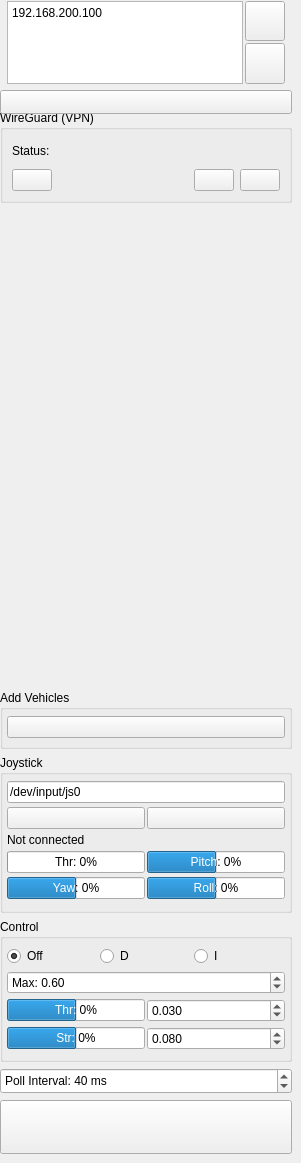
      <widget class="QWidget" name="ConTab">
       <property name="sizePolicy">
        <sizepolicy hsizetype="MinimumExpanding" vsizetype="Preferred">
         <horstretch>0</horstretch>
         <verstretch>0</verstretch>
        </sizepolicy>
       </property>
       <attribute name="title">
        <string>Page</string>
       </attribute>
       <widget class="QPushButton" name="stopButton">
        <property name="geometry">
         <rect>
          <x>0</x>
          <y>1100</y>
          <width>292</width>
          <height>54</height>
         </rect>
        </property>
        <property name="minimumSize">
         <size>
          <width>0</width>
          <height>50</height>
         </size>
        </property>
        <property name="font">
         <font>
          <pointsize>15</pointsize>
          <weight>75</weight>
          <bold>true</bold>
         </font>
        </property>
        <property name="toolTip">
         <string>Stop all cars</string>
        </property>
        <property name="text">
         <string/>
        </property>
        <property name="icon">
         <iconset resource="resources.qrc">
          <normaloff>:/models/Icons/Stop Sign-96.png</normaloff>:/models/Icons/Stop Sign-96.png</iconset>
        </property>
        <property name="iconSize">
         <size>
          <width>48</width>
          <height>48</height>
         </size>
        </property>
       </widget>
       <widget class="QGroupBox" name="groupBox_3">
        <property name="geometry">
         <rect>
          <x>0</x>
          <y>919</y>
          <width>292</width>
          <height>143</height>
         </rect>
        </property>
        <property name="sizePolicy">
         <sizepolicy hsizetype="MinimumExpanding" vsizetype="MinimumExpanding">
          <horstretch>0</horstretch>
          <verstretch>0</verstretch>
         </sizepolicy>
        </property>
        <property name="maximumSize">
         <size>
          <width>16777215</width>
          <height>16777215</height>
         </size>
        </property>
        <property name="title">
         <string>Control</string>
        </property>
        <layout class="QGridLayout" name="gridLayout_3">
         <property name="leftMargin">
          <number>4</number>
         </property>
         <property name="topMargin">
          <number>4</number>
         </property>
         <property name="rightMargin">
          <number>4</number>
         </property>
         <property name="bottomMargin">
          <number>4</number>
         </property>
         <property name="spacing">
          <number>2</number>
         </property>
         <item row="2" column="0">
          <widget class="QProgressBar" name="throttleBar">
           <property name="sizePolicy">
            <sizepolicy hsizetype="Expanding" vsizetype="Fixed">
             <horstretch>0</horstretch>
             <verstretch>0</verstretch>
            </sizepolicy>
           </property>
           <property name="minimum">
            <number>-100</number>
           </property>
           <property name="value">
            <number>0</number>
           </property>
           <property name="format">
            <string>Thr: %v%</string>
           </property>
          </widget>
         </item>
         <item row="3" column="0">
          <widget class="QProgressBar" name="steeringBar">
           <property name="sizePolicy">
            <sizepolicy hsizetype="Expanding" vsizetype="Fixed">
             <horstretch>0</horstretch>
             <verstretch>0</verstretch>
            </sizepolicy>
           </property>
           <property name="minimum">
            <number>-100</number>
           </property>
           <property name="value">
            <number>0</number>
           </property>
           <property name="format">
            <string>Str: %v%</string>
           </property>
          </widget>
         </item>
         <item row="0" column="0" colspan="2">
          <layout class="QHBoxLayout" name="horizontalLayout_6">
           <item>
            <widget class="QRadioButton" name="throttleOffButton">
             <property name="text">
              <string>Off</string>
             </property>
             <property name="checked">
              <bool>true</bool>
             </property>
            </widget>
           </item>
           <item>
            <widget class="QRadioButton" name="throttleDutyButton">
             <property name="text">
              <string>D</string>
             </property>
             <property name="checked">
              <bool>false</bool>
             </property>
            </widget>
           </item>
           <item>
            <widget class="QRadioButton" name="throttleCurrentButton">
             <property name="text">
              <string>I</string>
             </property>
            </widget>
           </item>
          </layout>
         </item>
         <item row="1" column="0" colspan="2">
          <widget class="QDoubleSpinBox" name="throttleMaxBox">
           <property name="sizePolicy">
            <sizepolicy hsizetype="Expanding" vsizetype="Fixed">
             <horstretch>0</horstretch>
             <verstretch>0</verstretch>
            </sizepolicy>
           </property>
           <property name="prefix">
            <string>Max: </string>
           </property>
           <property name="maximum">
            <double>1.000000000000000</double>
           </property>
           <property name="singleStep">
            <double>0.010000000000000</double>
           </property>
           <property name="value">
            <double>0.600000000000000</double>
           </property>
          </widget>
         </item>
         <item row="2" column="1">
          <widget class="QDoubleSpinBox" name="throttleGainBox">
           <property name="sizePolicy">
            <sizepolicy hsizetype="Expanding" vsizetype="Fixed">
             <horstretch>0</horstretch>
             <verstretch>0</verstretch>
            </sizepolicy>
           </property>
           <property name="toolTip">
            <string>Keyboard gain</string>
           </property>
           <property name="prefix">
            <string/>
           </property>
           <property name="decimals">
            <number>3</number>
           </property>
           <property name="singleStep">
            <double>0.005000000000000</double>
           </property>
           <property name="value">
            <double>0.030000000000000</double>
           </property>
          </widget>
         </item>
         <item row="3" column="1">
          <widget class="QDoubleSpinBox" name="steeringGainBox">
           <property name="sizePolicy">
            <sizepolicy hsizetype="Expanding" vsizetype="Fixed">
             <horstretch>0</horstretch>
             <verstretch>0</verstretch>
            </sizepolicy>
           </property>
           <property name="toolTip">
            <string>Keyboard gain</string>
           </property>
           <property name="prefix">
            <string/>
           </property>
           <property name="decimals">
            <number>3</number>
           </property>
           <property name="singleStep">
            <double>0.005000000000000</double>
           </property>
           <property name="value">
            <double>0.080000000000000</double>
           </property>
          </widget>
         </item>
        </layout>
       </widget>
       <widget class="QGroupBox" name="wgGroupBox">
        <property name="geometry">
         <rect>
          <x>0</x>
          <y>110</y>
          <width>292</width>
          <height>93</height>
         </rect>
        </property>
        <property name="sizePolicy">
         <sizepolicy hsizetype="MinimumExpanding" vsizetype="MinimumExpanding">
          <horstretch>0</horstretch>
          <verstretch>0</verstretch>
         </sizepolicy>
        </property>
        <property name="title">
         <string>WireGuard (VPN)</string>
        </property>
        <layout class="QVBoxLayout" name="verticalLayout_31">
         <item>
          <widget class="QLabel" name="wgStatusLabel">
           <property name="sizePolicy">
            <sizepolicy hsizetype="MinimumExpanding" vsizetype="Preferred">
             <horstretch>0</horstretch>
             <verstretch>0</verstretch>
            </sizepolicy>
           </property>
           <property name="text">
            <string>Status:</string>
           </property>
          </widget>
         </item>
         <item>
          <layout class="QHBoxLayout" name="horizontalLayout_18">
           <item>
            <widget class="QPushButton" name="WgSettingsPushButton">
             <property name="text">
              <string/>
             </property>
             <property name="icon">
              <iconset resource="resources.qrc">
               <normaloff>:/models/Icons/Settings-96.png</normaloff>:/models/Icons/Settings-96.png</iconset>
             </property>
            </widget>
           </item>
           <item>
            <spacer name="horizontalSpacer">
             <property name="orientation">
              <enum>Qt::Horizontal</enum>
             </property>
             <property name="sizeHint" stdset="0">
              <size>
               <width>40</width>
               <height>20</height>
              </size>
             </property>
            </spacer>
           </item>
           <item>
            <widget class="QPushButton" name="WgConnectPushButton">
             <property name="enabled">
              <bool>true</bool>
             </property>
             <property name="text">
              <string/>
             </property>
             <property name="icon">
              <iconset resource="resources.qrc">
               <normaloff>:/models/Icons/Connected-96.png</normaloff>:/models/Icons/Connected-96.png</iconset>
             </property>
            </widget>
           </item>
           <item>
            <widget class="QPushButton" name="WgDisconnectPushButton">
             <property name="enabled">
              <bool>true</bool>
             </property>
             <property name="text">
              <string/>
             </property>
             <property name="icon">
              <iconset resource="resources.qrc">
               <normaloff>:/models/Icons/Disconnected-96.png</normaloff>:/models/Icons/Disconnected-96.png</iconset>
             </property>
            </widget>
           </item>
          </layout>
         </item>
        </layout>
       </widget>
       <widget class="QSpinBox" name="pollIntervalBox">
        <property name="geometry">
         <rect>
          <x>0</x>
          <y>1068</y>
          <width>292</width>
          <height>26</height>
         </rect>
        </property>
        <property name="toolTip">
         <string>Interval at which the car status is polled.</string>
        </property>
        <property name="suffix">
         <string> ms</string>
        </property>
        <property name="prefix">
         <string>Poll Interval: </string>
        </property>
        <property name="minimum">
         <number>20</number>
        </property>
        <property name="maximum">
         <number>1000</number>
        </property>
        <property name="value">
         <number>40</number>
        </property>
       </widget>
       <widget class="QWidget" name="">
        <property name="geometry">
         <rect>
          <x>2</x>
          <y>-4</y>
          <width>288</width>
          <height>93</height>
         </rect>
        </property>
        <layout class="QGridLayout" name="gridLayout_8">
         <property name="sizeConstraint">
          <enum>QLayout::SetMinimumSize</enum>
         </property>
         <property name="leftMargin">
          <number>5</number>
         </property>
         <property name="topMargin">
          <number>5</number>
         </property>
         <property name="rightMargin">
          <number>5</number>
         </property>
         <property name="bottomMargin">
          <number>5</number>
         </property>
         <property name="spacing">
          <number>2</number>
         </property>
         <item row="0" column="1">
          <widget class="QPushButton" name="tcpConnectButton">
           <property name="enabled">
            <bool>true</bool>
           </property>
           <property name="sizePolicy">
            <sizepolicy hsizetype="Expanding" vsizetype="Expanding">
             <horstretch>0</horstretch>
             <verstretch>0</verstretch>
            </sizepolicy>
           </property>
           <property name="toolTip">
            <string>Connect</string>
           </property>
           <property name="text">
            <string/>
           </property>
           <property name="icon">
            <iconset resource="resources.qrc">
             <normaloff>:/models/Icons/Connected-96.png</normaloff>:/models/Icons/Connected-96.png</iconset>
           </property>
          </widget>
         </item>
         <item row="1" column="1">
          <widget class="QPushButton" name="tcpPingButton">
           <property name="sizePolicy">
            <sizepolicy hsizetype="Expanding" vsizetype="Expanding">
             <horstretch>0</horstretch>
             <verstretch>0</verstretch>
            </sizepolicy>
           </property>
           <property name="toolTip">
            <string>Ping</string>
           </property>
           <property name="text">
            <string/>
           </property>
           <property name="icon">
            <iconset resource="resources.qrc">
             <normaloff>:/models/Icons/Ping Pong-96.png</normaloff>:/models/Icons/Ping Pong-96.png</iconset>
           </property>
          </widget>
         </item>
         <item row="0" column="0" rowspan="2">
          <widget class="QPlainTextEdit" name="tcpConnEdit">
           <property name="sizePolicy">
            <sizepolicy hsizetype="MinimumExpanding" vsizetype="MinimumExpanding">
             <horstretch>99</horstretch>
             <verstretch>0</verstretch>
            </sizepolicy>
           </property>
           <property name="minimumSize">
            <size>
             <width>145</width>
             <height>65</height>
            </size>
           </property>
           <property name="maximumSize">
            <size>
             <width>16777215</width>
             <height>16777215</height>
            </size>
           </property>
           <property name="lineWrapMode">
            <enum>QPlainTextEdit::NoWrap</enum>
           </property>
           <property name="plainText">
            <string>192.168.200.100</string>
           </property>
          </widget>
         </item>
        </layout>
       </widget>
       <widget class="QPushButton" name="disconnectButton">
        <property name="geometry">
         <rect>
          <x>0</x>
          <y>90</y>
          <width>292</width>
          <height>24</height>
         </rect>
        </property>
        <property name="toolTip">
         <string>Disconnect</string>
        </property>
        <property name="text">
         <string/>
        </property>
        <property name="icon">
         <iconset resource="resources.qrc">
          <normaloff>:/models/Icons/Disconnected-96.png</normaloff>:/models/Icons/Disconnected-96.png</iconset>
        </property>
       </widget>
       <widget class="QGroupBox" name="groupBox_2">
        <property name="geometry">
         <rect>
          <x>0</x>
          <y>690</y>
          <width>292</width>
          <height>59</height>
         </rect>
        </property>
        <property name="sizePolicy">
         <sizepolicy hsizetype="Preferred" vsizetype="MinimumExpanding">
          <horstretch>0</horstretch>
          <verstretch>0</verstretch>
         </sizepolicy>
        </property>
        <property name="title">
         <string>Add Vehicles</string>
        </property>
        <layout class="QHBoxLayout" name="horizontalLayout_4">
         <property name="spacing">
          <number>2</number>
         </property>
         <property name="leftMargin">
          <number>4</number>
         </property>
         <property name="topMargin">
          <number>4</number>
         </property>
         <property name="rightMargin">
          <number>4</number>
         </property>
         <property name="bottomMargin">
          <number>5</number>
         </property>
         <item>
          <widget class="QPushButton" name="carAddButton">
           <property name="sizePolicy">
            <sizepolicy hsizetype="MinimumExpanding" vsizetype="Fixed">
             <horstretch>0</horstretch>
             <verstretch>0</verstretch>
            </sizepolicy>
           </property>
           <property name="toolTip">
            <string>Add car</string>
           </property>
           <property name="text">
            <string/>
           </property>
           <property name="icon">
            <iconset resource="resources.qrc">
             <normaloff>:/models/Icons/Car-96.png</normaloff>:/models/Icons/Car-96.png</iconset>
           </property>
          </widget>
         </item>
        </layout>
       </widget>
       <widget class="QGroupBox" name="groupBox">
        <property name="geometry">
         <rect>
          <x>0</x>
          <y>755</y>
          <width>292</width>
          <height>158</height>
         </rect>
        </property>
        <property name="sizePolicy">
         <sizepolicy hsizetype="MinimumExpanding" vsizetype="MinimumExpanding">
          <horstretch>0</horstretch>
          <verstretch>0</verstretch>
         </sizepolicy>
        </property>
        <property name="maximumSize">
         <size>
          <width>16777215</width>
          <height>16777215</height>
         </size>
        </property>
        <property name="title">
         <string>Joystick</string>
        </property>
        <layout class="QGridLayout" name="gridLayout_5">
         <property name="leftMargin">
          <number>4</number>
         </property>
         <property name="topMargin">
          <number>4</number>
         </property>
         <property name="rightMargin">
          <number>4</number>
         </property>
         <property name="bottomMargin">
          <number>4</number>
         </property>
         <property name="spacing">
          <number>2</number>
         </property>
         <item row="2" column="0" colspan="2">
          <widget class="QLabel" name="jsConnectedLabel">
           <property name="sizePolicy">
            <sizepolicy hsizetype="MinimumExpanding" vsizetype="Fixed">
             <horstretch>0</horstretch>
             <verstretch>0</verstretch>
            </sizepolicy>
           </property>
           <property name="text">
            <string>Not connected</string>
           </property>
          </widget>
         </item>
         <item row="4" column="0">
          <widget class="QProgressBar" name="mrYawBar">
           <property name="minimum">
            <number>-100</number>
           </property>
           <property name="value">
            <number>0</number>
           </property>
           <property name="format">
            <string>Yaw: %v%</string>
           </property>
          </widget>
         </item>
         <item row="4" column="1">
          <widget class="QProgressBar" name="mrRollBar">
           <property name="minimum">
            <number>-100</number>
           </property>
           <property name="value">
            <number>0</number>
           </property>
           <property name="format">
            <string>Roll: %v%</string>
           </property>
          </widget>
         </item>
         <item row="0" column="0" colspan="2">
          <widget class="QLineEdit" name="jsPortEdit">
           <property name="text">
            <string>/dev/input/js0</string>
           </property>
          </widget>
         </item>
         <item row="1" column="0">
          <widget class="QPushButton" name="jsDisconnectButton">
           <property name="sizePolicy">
            <sizepolicy hsizetype="MinimumExpanding" vsizetype="Fixed">
             <horstretch>1</horstretch>
             <verstretch>0</verstretch>
            </sizepolicy>
           </property>
           <property name="text">
            <string/>
           </property>
           <property name="icon">
            <iconset resource="resources.qrc">
             <normaloff>:/models/Icons/Disconnected-96.png</normaloff>:/models/Icons/Disconnected-96.png</iconset>
           </property>
          </widget>
         </item>
         <item row="1" column="1">
          <widget class="QPushButton" name="jsConnectButton">
           <property name="sizePolicy">
            <sizepolicy hsizetype="MinimumExpanding" vsizetype="Fixed">
             <horstretch>1</horstretch>
             <verstretch>0</verstretch>
            </sizepolicy>
           </property>
           <property name="text">
            <string/>
           </property>
           <property name="icon">
            <iconset resource="resources.qrc">
             <normaloff>:/models/Icons/Connected-96.png</normaloff>:/models/Icons/Connected-96.png</iconset>
           </property>
          </widget>
         </item>
         <item row="3" column="0">
          <widget class="QProgressBar" name="mrThrottleBar">
           <property name="minimum">
            <number>0</number>
           </property>
           <property name="value">
            <number>0</number>
           </property>
           <property name="format">
            <string>Thr: %v%</string>
           </property>
          </widget>
         </item>
         <item row="3" column="1">
          <widget class="QProgressBar" name="mrPitchBar">
           <property name="minimum">
            <number>-100</number>
           </property>
           <property name="value">
            <number>0</number>
           </property>
           <property name="format">
            <string>Pitch: %v%</string>
           </property>
          </widget>
         </item>
        </layout>
       </widget>
      </widget>
